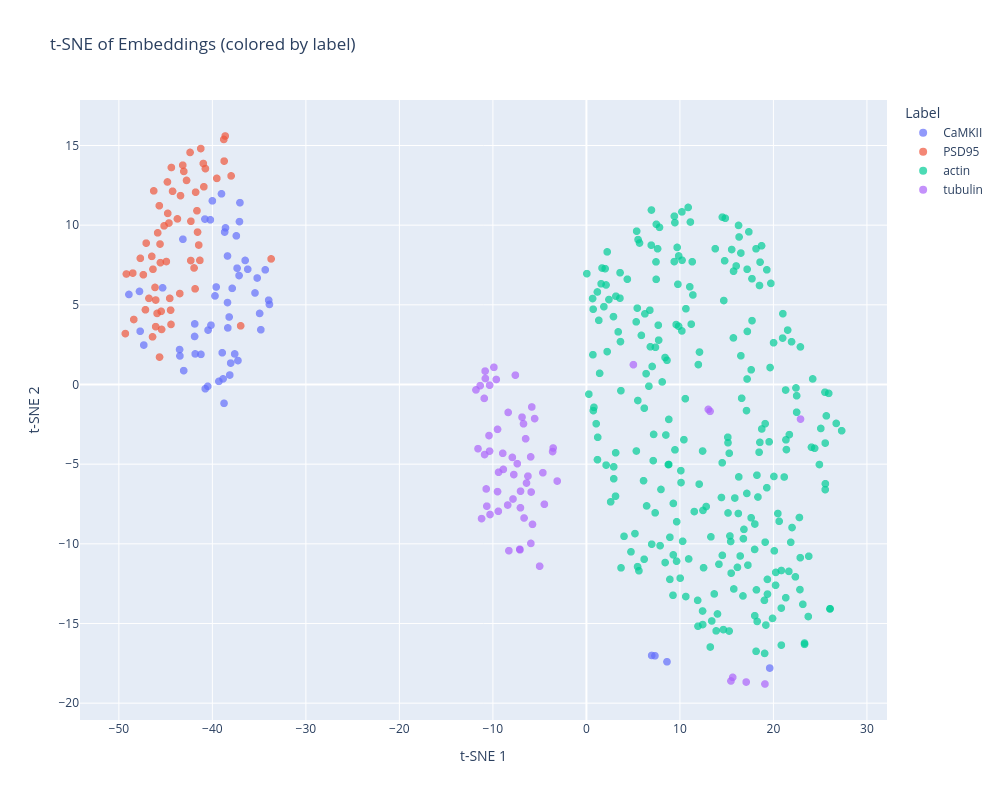
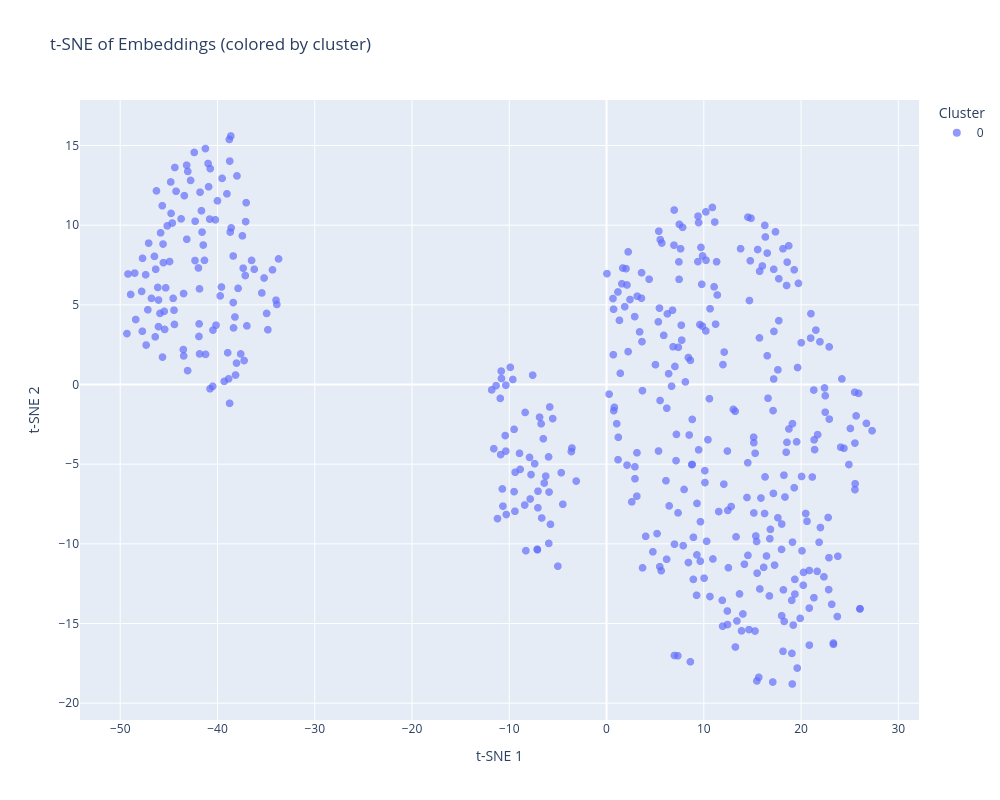

Notebook source saved alongside these figures, in order:
### Markdown cell above
## 4. Cluster in embedding space

Clusters are **data-driven** groups in embedding space; they may or may not match your experimental labels. Set `n_clusters` between 2 and the number of images (see [Pipeline API](../../docs/src/content/docs/advanced/api/pipeline.md)). After clustering, labels are stored under metadata key `cluster`.

### Code cell
pheno.compute_clustering(n_clusters=3, clustering_method="dbscan", dbscan_eps=0.5)
print(pheno.get_available_property_keys())
print(pheno.get_available_metadata_keys())

pheno.plot_tsne(color_by="label")
pheno.plot_tsne(color_by="cluster")

### Figure 1 — Plotly figure (JSON) as saved in the notebook; plotly's stock layout.template omitted (floating-point values rounded to 4 significant figures; data arrays with more than 128 entries replaced by an {"elided": "..."} marker saying what was removed)
{"data": [{"customdata": {"elided": "56x15 mixed values"}, "hovertemplate": "Label=%{customdata[6]}<br>Component 1=%{x}<br>Component 2=%{y}<br>Index=%{customdata[0]}<br>Image=%{customdata[1]}<br>Cluster=%{customdata[2]}<br>Dataset-idx=%{customdata[3]}<br>Filename=%{customdata[4]}<br>Id=%{customdata[5]}<br>Mask_path=%{customdata[7]}<br>Score=%{customdata[8]}<br>Intensity_entropy=%{customdata[9]}<br>Intensity_max=%{customdata[10]}<br>Intensity_mean=%{customdata[11]}<br>Intensity_min=%{customdata[12]}<br>Intensity_std=%{customdata[13]}<br>Sharpness_metric=%{customdata[14]}<extra></extra>", "legendgroup": "CaMKII", "marker": {"color": "#636efa", "opacity": 0.7, "size": 8, "symbol": "circle"}, "mode": "markers", "name": "CaMKII", "showlegend": true, "type": "scattergl", "x": [-36.5, -48.93, -40.49, -39.02, -41.9, -33.98, -39.59, -41.22, -37.88, -38.86, -36.22, -37.05, -38.69, -35.44, -38.04, -39.3, -38.75, -38.38, -41.84, -40.46, 7.327, -45.32, -40.0, -38.95, -38.59, -34.34, -34.95, -37.36, 8.618, -43.47, -47.79, -35.21, -37.61, -47.72, -47.33, -43.07, -41.89, -34.82, -40.15, -43.51, -38.38, -37.44, -38.14, -40.76, -33.9, -38.35, -40.22, -37.1, -40.8, -37.26, -37.14, -38.2, -39.72, -43.15, 6.976, 19.6], "xaxis": "x", "y": [7.786, 5.652, -0.1132, 11.97, 3.015, 5.291, 6.12, 1.892, 6.036, 0.353, 7.233, 11.41, 9.567, 5.746, 1.344, 0.1968, -1.18, 5.143, 1.92, 3.415, -17.03, 6.066, 11.53, 1.993, 9.831, 7.197, 4.459, 7.3, -17.4, 1.793, 5.842, 6.684, 1.918, 3.342, 2.476, 0.8709, 3.803, 3.437, 3.723, 2.193, 8.066, 9.33, 0.5948, -0.2667, 5.026, 3.553, 10.34, 10.22, 10.38, 1.502, 6.84, 4.237, 5.561, 9.116, -17.01, -17.8], "yaxis": "y"}, {"customdata": {"elided": "61x15 mixed values"}, "hovertemplate": "Label=%{customdata[6]}<br>Component 1=%{x}<br>Component 2=%{y}<br>Index=%{customdata[0]}<br>Image=%{customdata[1]}<br>Cluster=%{customdata[2]}<br>Dataset-idx=%{customdata[3]}<br>Filename=%{customdata[4]}<br>Id=%{customdata[5]}<br>Mask_path=%{customdata[7]}<br>Score=%{customdata[8]}<br>Intensity_entropy=%{customdata[9]}<br>Intensity_max=%{customdata[10]}<br>Intensity_mean=%{customdata[11]}<br>Intensity_min=%{customdata[12]}<br>Intensity_std=%{customdata[13]}<br>Sharpness_metric=%{customdata[14]}<extra></extra>", "legendgroup": "PSD95", "marker": {"color": "#EF553B", "opacity": 0.7, "size": 8, "symbol": "circle"}, "mode": "markers", "name": "PSD95", "showlegend": true, "type": "scattergl", "x": [-44.65, -47.08, -42.31, -44.92, -40.74, -47.16, -45.6, -40.91, -45.16, -41.85, -45.65, -45.43, -49.31, -45.91, -40.97, -44.38, -48.4, -41.46, -48.51, -46.35, -42.76, -43.49, -45.68, -41.34, -38.0, -44.77, -44.81, -41.96, -46.4, -47.38, -42.39, -46.06, -41.59, -44.26, -46.06, -33.72, -44.42, -42.3, -41.79, -43.74, -36.98, -43.41, -39.52, -46.27, -41.24, -45.85, -46.78, -44.56, -43.05, -47.7, -46.13, -38.74, -38.63, -45.48, -45.56, -41.65, -43.17, -49.2, -44.47, -38.78, -46.48], "xaxis": "x", "y": [10.13, 8.873, 7.78, 7.718, 13.55, 4.691, 8.815, 12.41, 9.957, 6.004, 1.721, 3.456, 3.196, 4.462, 13.87, 13.62, 4.079, 8.755, 6.992, 7.235, 12.81, 5.71, 11.22, 7.791, 13.09, 10.74, 12.71, 7.315, 2.99, 6.888, 14.56, 3.631, 9.565, 12.13, 5.301, 7.883, 3.77, 10.25, 12.07, 10.4, 3.682, 11.85, 12.94, 12.15, 14.81, 9.518, 5.406, 5.406, 13.37, 7.921, 6.093, 14.02, 15.6, 4.591, 7.647, 10.91, 13.76, 6.936, 4.666, 15.38, 8.042], "yaxis": "y"}, {"customdata": {"elided": "261x15 mixed values"}, "hovertemplate": "Label=%{customdata[6]}<br>Component 1=%{x}<br>Component 2=%{y}<br>Index=%{customdata[0]}<br>Image=%{customdata[1]}<br>Cluster=%{customdata[2]}<br>Dataset-idx=%{customdata[3]}<br>Filename=%{customdata[4]}<br>Id=%{customdata[5]}<br>Mask_path=%{customdata[7]}<br>Score=%{customdata[8]}<br>Intensity_entropy=%{customdata[9]}<br>Intensity_max=%{customdata[10]}<br>Intensity_mean=%{customdata[11]}<br>Intensity_min=%{customdata[12]}<br>Intensity_std=%{customdata[13]}<br>Sharpness_metric=%{customdata[14]}<extra></extra>", "legendgroup": "actin", "marker": {"color": "#00cc96", "opacity": 0.7, "size": 8, "symbol": "circle"}, "mode": "markers", "name": "actin", "showlegend": true, "type": "scattergl", "x": {"elided": "261 float values"}, "xaxis": "x", "y": {"elided": "261 float values"}, "yaxis": "y"}, {"customdata": {"elided": "60x15 mixed values"}, "hovertemplate": "Label=%{customdata[6]}<br>Component 1=%{x}<br>Component 2=%{y}<br>Index=%{customdata[0]}<br>Image=%{customdata[1]}<br>Cluster=%{customdata[2]}<br>Dataset-idx=%{customdata[3]}<br>Filename=%{customdata[4]}<br>Id=%{customdata[5]}<br>Mask_path=%{customdata[7]}<br>Score=%{customdata[8]}<br>Intensity_entropy=%{customdata[9]}<br>Intensity_max=%{customdata[10]}<br>Intensity_mean=%{customdata[11]}<br>Intensity_min=%{customdata[12]}<br>Intensity_std=%{customdata[13]}<br>Sharpness_metric=%{customdata[14]}<extra></extra>", "legendgroup": "tubulin", "marker": {"color": "#ab63fa", "opacity": 0.7, "size": 8, "symbol": "circle"}, "mode": "markers", "name": "tubulin", "showlegend": true, "type": "scattergl", "x": [-5.91, -9.637, -11.36, -6.668, -9.395, -5.537, -5.937, -7.597, -7.126, 5.025, -9.503, -10.89, -10.36, -7.849, -6.253, -8.417, -7.057, -8.369, -11.59, -7.765, -4.657, 13.22, -10.35, -10.8, -11.81, 19.09, -8.885, -5.765, -10.42, -10.31, -9.504, 15.65, -8.293, -4.494, -7.047, -5.842, -10.83, -10.71, -3.617, 22.9, -5.962, -3.122, -6.502, -7.919, -6.727, -7.109, -5.003, -7.393, 17.09, 15.46, -10.65, 13.04, -11.21, -9.42, -3.558, -6.405, -6.885, -9.894, -8.948, -10.93], "xaxis": "x", "y": [-6.749, 0.3153, -0.07336, -8.379, -5.507, -2.139, -9.973, 0.5871, -10.34, 1.244, -2.814, -4.396, -4.181, -7.187, -5.75, -7.564, -7.737, -1.754, -4.028, -5.653, -5.536, -1.683, -0.04206, 0.3768, -0.3391, -18.8, -5.33, -8.776, -3.205, -8.16, -6.724, -18.38, -10.43, -7.515, -6.697, -1.41, 0.8421, -6.556, -4.209, -2.172, -4.543, -6.061, -3.406, -4.576, -2.466, -10.38, -11.4, -4.97, -18.67, -18.61, -7.635, -1.561, -8.416, -7.957, -3.985, -6.186, -2.052, 1.079, -4.318, -0.8715], "yaxis": "y"}], "layout": {"height": 800, "legend": {"title": {"text": "Label"}, "tracegroupgap": 0}, "title": {"text": "t-SNE of Embeddings (colored by label)"}, "width": 1000, "xaxis": {"anchor": "y", "domain": [0, 1], "title": {"text": "t-SNE 1"}}, "yaxis": {"anchor": "x", "domain": [0, 1], "title": {"text": "t-SNE 2"}}}}

### Figure 2 — Plotly figure (JSON) as saved in the notebook; plotly's stock layout.template omitted (floating-point values rounded to 4 significant figures; data arrays with more than 128 entries replaced by an {"elided": "..."} marker saying what was removed)
{"data": [{"customdata": {"elided": "438x15 mixed values"}, "hovertemplate": "Cluster=%{customdata[2]}<br>Component 1=%{x}<br>Component 2=%{y}<br>Index=%{customdata[0]}<br>Image=%{customdata[1]}<br>Dataset-idx=%{customdata[3]}<br>Filename=%{customdata[4]}<br>Id=%{customdata[5]}<br>Label=%{customdata[6]}<br>Mask_path=%{customdata[7]}<br>Score=%{customdata[8]}<br>Intensity_entropy=%{customdata[9]}<br>Intensity_max=%{customdata[10]}<br>Intensity_mean=%{customdata[11]}<br>Intensity_min=%{customdata[12]}<br>Intensity_std=%{customdata[13]}<br>Sharpness_metric=%{customdata[14]}<extra></extra>", "legendgroup": "0", "marker": {"color": "#636efa", "opacity": 0.7, "size": 8, "symbol": "circle"}, "mode": "markers", "name": "0", "showlegend": true, "type": "scattergl", "x": {"elided": "438 float values"}, "xaxis": "x", "y": {"elided": "438 float values"}, "yaxis": "y"}], "layout": {"height": 800, "legend": {"title": {"text": "Cluster"}, "tracegroupgap": 0}, "title": {"text": "t-SNE of Embeddings (colored by cluster)"}, "width": 1000, "xaxis": {"anchor": "y", "domain": [0, 1], "title": {"text": "t-SNE 1"}}, "yaxis": {"anchor": "x", "domain": [0, 1], "title": {"text": "t-SNE 2"}}}}
